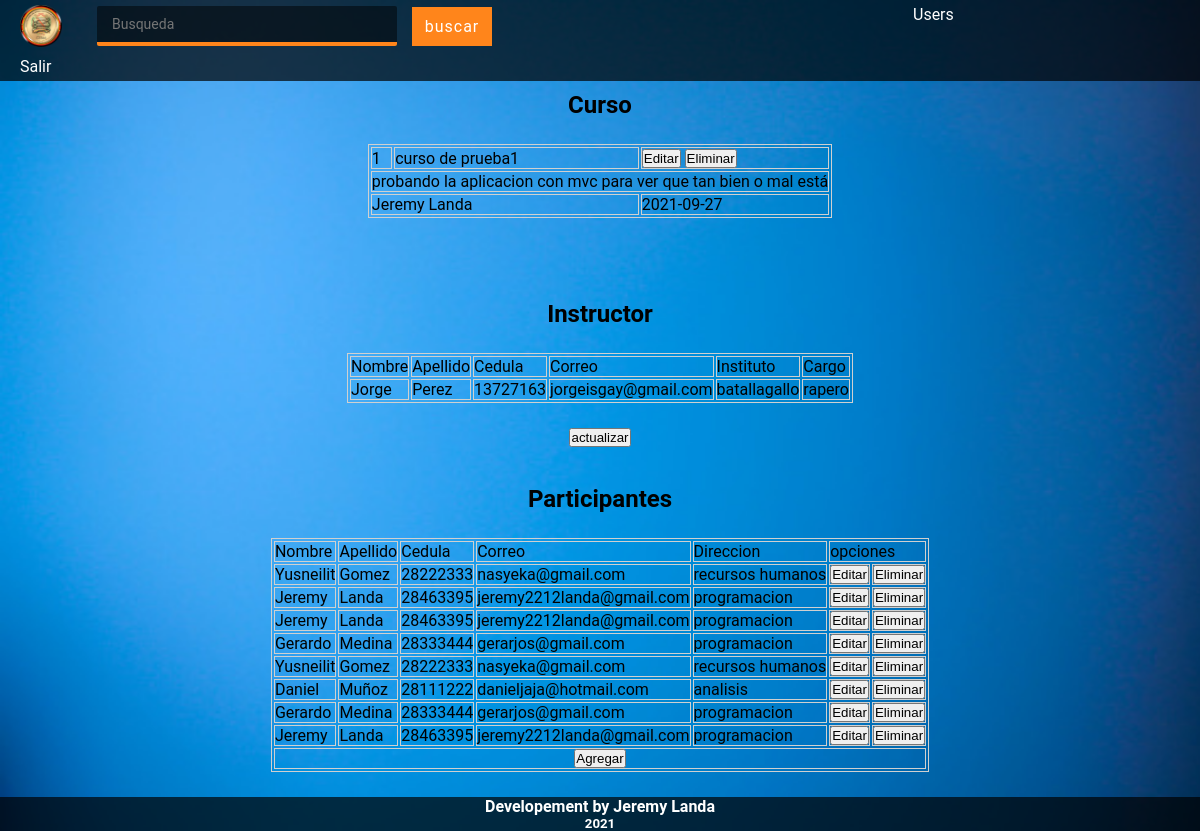
Page /?r=cursos (signed in) on the committed database.
### tables this page shows
CREATE TABLE cursos(
  curso_id INT(9) PRIMARY KEY AUTO_INCREMENT,
  curso_name VARCHAR(80) NOT NULL,
  curso_description TEXT,
  curso_contralor VARCHAR(30),
  curso_fecha DATE,
  FULLTEXT KEY search(curso_name, curso_contralor)
);

CREATE TABLE instructores(
  cedula int(9) PRIMARY KEY,
  nombre VARCHAR(30) NOT NULL,
  apellido VARCHAR(30),
  correo VARCHAR(30),
  instituto VARCHAR(30),
  cargo VARCHAR(30),
  FULLTEXT KEY searchi(nombre, apellido, correo, instituto)
);

CREATE TABLE participantes(
  cedula INT(9) PRIMARY KEY,
  nombre VARCHAR(30) NOT NULL,
  apellido VARCHAR(30),
  correo VARCHAR(30),
  direccion VARCHAR(50),
  FULLTEXT KEY searchparticipantes(nombre, apellido, correo, direccion)
);

### controllers/ViewController.php (called while the page is built)
<?php
class ViewController {
	private static $view_path = './views/';
	public function load_view($view) {
		require_once( self::$view_path . 'header.php' );
		require_once( self::$view_path . $view . '.php' );
		require_once( self::$view_path . 'footer.php' );
	}
}

### index.php (called while the page is built, shortened)
<?php
require_once('./controllers/Autoload.php');
$route = isset($_GET['r']) ? $_GET['r'] : 'home';
$mexflix = new Router($route);

### controllers/Autoload.php (called while the page is built, shortened)
<?php
class Autoload
{
	public function __construct()
	{
		spl_autoload_register(function ($class_name){
			$models_path = './models/' . $class_name . '.php';
			$controllers_path = './controllers/' . $class_name . '.php';
		});
	}
}

### models/Model.php (called while the page is built, shortened)
<?php
abstract class Model {
	private static $db_host = 'localhost';
	private static $db_user = 'root';
	private static $db_pass = '';
	private static $db_name = 'contraloria';
	private static $db_charset = 'utf8';
	private $conn;
	protected $query;
	protected $rows = array();
	public function db_open() {
		$this->conn = new mysqli(
			self::$db_host,
			self::$db_user,
			self::$db_pass,
			self::$db_name
		);
		$this->conn->set_charset(self::$db_charset);
	}
	protected function get_query() {
		$result = $this->conn->query($this->query);
		while( $this->rows[] = $result->fetch_assoc() );
		return array_pop($this->rows);
	}
}

### models/CursosModel.php (called while the page is built, shortened)
<?php
class CursosModel extends Model {
	public function read( $cursos_id = '' ) {
		$this->query = ($cursos_id != '')
    ?"SELECT * FROM cursos WHERE curso_id = $cursos_id"
    :"SELECT * FROM cursos";
		$this->get_query();
		$data = array();
		foreach ($this->rows as $key => $value) {
			array_push($data, $value);
		}
		return $data;
	}
}
?>

### models/CI_Model.php (called while the page is built, shortened)
<?php
class CI_Model extends Model {
	public function read( $ci_id = '' ) {
		$this->query = ($ci_id != '')
    ?"SELECT c.curso_id, c.curso_name, c.curso_fecha, i.nombre, i.apellido, i.cedula, i.correo, i.instituto, i.cargo, ci.ci_id
		FROM cursos AS c
		INNER JOIN curso_instructor AS ci ON c.curso_id = ci.ci_curso
		INNER JOIN instructores as i ON ci.ci_instructor = i.cedula
    WHERE c.curso_id = $ci_id
		ORDER BY i.apellido"
    :"SELECT c.curso_id, c.curso_name, c.curso_fecha, i.nombre, i.apellido, i.cedula, i.correo, i.instituto, i.cargo, ci.ci_id
		FROM cursos AS c
		INNER JOIN curso_instructor AS ci ON c.curso_id = ci.ci_curso
		INNER JOIN instructores as i ON ci.ci_instructor = i.cedula";
		$this->get_query();
		$data = array();
		foreach ($this->rows as $key => $value) {
			array_push($data, $value);
		}
		return $data;
	}
}
?>

### models/CP_Model.php (called while the page is built, shortened)
<?php
class CP_Model extends Model {
	public function read( $cp_id = '' ) {
		$this->query = ($cp_id != '')
    ?"SELECT c.curso_id, c.curso_name, c.curso_fecha, p.nombre, p.apellido, p.cedula, p.correo, p.direccion
		FROM cursos AS c
		INNER JOIN curso_participante AS cp ON c.curso_id=cp.cp_curso
		INNER JOIN participantes as p ON cp.cp_participante=p.cedula
		WHERE c.curso_id = $cp_id
		ORDER BY p.apellido"
    :"SELECT c.curso_id, c.curso_name, c.curso_fecha, p.nombre, p.apellido, p.cedula, p.correo, p.direccion
		FROM cursos AS c
		INNER JOIN curso_participante AS cp ON c.curso_id=cp.cp_curso
		INNER JOIN participantes as p ON cp.cp_participante=p.cedula";
		$this->get_query();
		$data = array();
		foreach ($this->rows as $key => $value) {
			array_push($data, $value);
		}
		return $data;
	}
}
?>

### views/info_curso.php (the view, shortened to what this page needs)
<div align="center">
<?php
$cursos = new CursosModel();
$cp = new CP_Model();
$ci = new CI_Model();
$cursos_datos = $cursos->read($_GET['c']);
$cp_datos = $cp->read($_GET['c']);
$ci_datos = $ci->read($_GET['c']);
  print('<h2>Curso</h2>
  <table class="bordez">
    <tr>
      <td>' . $cursos_datos[0]['curso_id'] . '</td>
      <td>' . $cursos_datos[0]['curso_name'] . '</td>
      <td>
        <form method="post">
          <input type="hidden" name="r" value="edit_curso">
          <input type="hidden" name="c" value="' . $cursos_datos[0]['curso_id'] . '">
          <input type="submit" name="envio" value="Editar">
        </form>
        <form method="post">
          <input type="hidden" name="r" value="delete_curso">
          <input type="hidden" name="c" value="' . $cursos_datos[0]['curso_id'] . '">
          <input type="submit" name="delete" value="Eliminar">
        </form>
      </td>
    </tr>
    <tr>
      <td colspan="3">' . $cursos_datos[0]['curso_description'] . '</td>
    </tr>
    <tr>
      <td colspan="2">' . $cursos_datos[0]['curso_contralor'] . '</td>
      <td>' . $cursos_datos[0]['curso_fecha'] . '</td>
    </tr>
  </table><br><br><br>');
$template = '<h2>Instructor</h2>
<table class="bordez">
  <tr>
    <td>Nombre</td>
    <td>Apellido</td>
    <td>Cedula</td>
    <td>Correo</td>
    <td>Instituto</td>
    <td>Cargo</td>
  </tr>';
if (empty($ci_datos)) {
  $template .= '
  <tr>
  <td>
    <form method="post">
    <input type="text" name="nombre_i" value="" placeholder="Nombre">
  </td>
  <td><input type="text" name="apellido_i" value="" placeholder="apellido"></td>
  <td><input type="text" name="cedula_i" value="" placeholder="cedula"></td>
  <td><input type="text" name="correo_i" value="" placeholder="correo"></td>
  <td><input type="text" name="instituto_i" value="" placeholder="Instituto"></td>
  <td>
    <input type="text" name="cargo_i" value="" placeholder="cargo">
  </td>
  </tr></table>
  <input type="hidden" name="op" value="set_instructor">
  <input type="hidden" name="r" value="info_curso">
  <input type="hidden" name="c" value="'. $_GET['c'] .'">
  <input type="submit" name="envio_i" value="Enviar">
  </form>';
}else {
  $template .= '
  <tr>
  <td>'. $ci_datos[0]['nombre'] .'</td>
  <td>'. $ci_datos[0]['apellido'] .'</td>
  <td>'. $ci_datos[0]['cedula'] .'</td>
  <td>'. $ci_datos[0]['correo'] .'</td>
  <td>'. $ci_datos[0]['instituto'] .'</td>
  <td>'. $ci_datos[0]['cargo'] .'</td>
  </tr>
  </table>
  <form method="post">
  <input type="hidden" name="r" value="info_curso">
  <input type="hidden" name="c" value="'. $_GET['c'] .'">
  <input type="submit" name="actualizar_i" value="actualizar">
  </form>';
}
$template .= '<br><br><br>
<h2>Participantes</h2>
<table class="bordez">
  <tr>
    <td>Nombre</td>
    <td>Apellido</td>
    <td>Cedula</td>
    <td>Correo</td>
    <td>Direccion</td>
    <td colspan="2">opciones</td>
  </tr>';
  foreach ($cp_datos as $key) {
    $template .= '
    <tr>
      <td>'. $key['nombre'] .'</td>
      <td>'. $key['apellido'] .'</td>
      <td>'. $key['cedula'] .'</td>
      <td>'. $key['correo'] .'</td>
      <td>'. $key['direccion'] .'</td>
      <td>
      <form method="post">
        <input type="submit" name=edit_instructor value="Editar">
      </form>
      </td>
      <td>
      <form method="post">
        <input type="submit" name=edit_instructor value="Eliminar">
      </form>
      </td>
    </tr>';
  }
  $template .= '
  <tr>
    <td colspan="7" align="center">
    <form method="post">
      <input type="hidden" name="r" value="add_usuario">
      <input type="submit" name=add_usuario value="Agregar">
    </form>
    </td>
  </tr>
</table>';
  printf($template);
?>

### controllers/Router.php (shortened to what this page needs)
<?php
class Router {
	public function __construct($route) {
		if($_SESSION['ok']) {
			$this->route = isset($_GET['r']) ? $_GET['r'] : 'home';
			$controller = new ViewController();
			switch ($this->route) {
				case 'cursos':
						if ( !isset($_POST['r']) ) $controller->load_view('info_curso');
						else if( ($_POST['r']) == 'info_curso' )  $controller->load_view('info_curso');
						break;
			}
		}
	}
}
?>

### views/header.php (shortened to what this page needs)
<nav>
  <a href='./'>
    <div class="icon"><img src="./img/CEBM.png"></img></div>
  </a>
  <form class="busqueda" action="./?r=search">
    <input type="search" name="search" placeholder="Busqueda" id="separer"></input>
    <input type="submit" name="buscar" id="separador_buscar" value="buscar"></input>
  </form>
  <a href="./?r=users">Users</a>
  <a href="./?r=salir">Salir</a>
</nav>

### views/footer.php (shortened to what this page needs)
<div class="footers">
  <h4>Developement by Jeremy Landa</h4>
  <h5>2021</h5>
</div>

### views/header.php (style rules this page uses)
.bordez { border: 1px solid #d0d0d0; }
td { border: 1px solid #d0d0d0; }
table { margin: 25px auto; }
form { display: inline-block; }
* { margin: 0; padding: 0; -webkit-box-sizing: border-box; -moz-box-sizing: border-box; box-sizing: border-box; color: white; text-decoration: none; }
a { color: #FFF; }
nav { background-color:rgba(0,0,0,.7); margin:0px; margin-bottom:10px; padding:5px 20px; display:grid; grid-template-columns: 52px repeat(4, 1fr); grid-gap: 10px; }
.icon { display: flex; align-items: center; height: 42px; width: 42px; }
.icon img { width: 100%; height: 100%; }
.busqueda { display: flex; align-items: center; grid-column: 2 / 5; }
.busqueda input[type="search"] { outline: none; display: block; width: 300px; padding: 10px 15px; margin: 0 0 20px 0; background: rgba(0,0,0,.5); color: #fff; border: none; border-radius: 2px; border-bottom: 4px solid #ff851b; box-sizing: border-box; font-family: Roboto; font-size: 14px; font-weight:normal; transition: all .5s ease; }
#separer { margin: 0px 15px; }
#separador_buscar { background: #FF851B; color: #FFF; width: 80px; border: none; padding: 10px 0; font-size: 16px; font-weight: normal; font-family: Roboto; letter-spacing: 1px; cursor: pointer; transition: all .5s ease; }
* { color: black; }

### views/footer.php (style rules this page uses)
.footers { text-align: center; margin-top: 15px; background-color: rgba(0,0,0,.7); }
.footers h4, .footers h5 { color: rgb(255,255,255); }

### rows in the picture
cursos: curso_id "1", curso_name "curso de prueba1", curso_description "probando la aplicacion con mvc para ver que tan bien o mal está", curso_contralor "Jeremy Landa", curso_fecha "2021-09-27", participantes.nombre "Yusneilit", participantes.apellido "Gomez", participantes.cedula "28222333", participantes.correo "nasyeka@gmail.com", participantes.direccion "recursos humanos", participantes.nombre "Jeremy", participantes.apellido "Landa", participantes.cedula "28463395", participantes.correo "jeremy2212landa@gmail.com", participantes.direccion "programacion"
instructores: nombre "Jorge", apellido "Perez", cedula "13727163", correo "jorgeisgay@gmail.com", instituto "batallagallo", cargo "rapero"
cursos: participantes.nombre "Jeremy", participantes.apellido "Landa", participantes.cedula "28463395", participantes.correo "jeremy2212landa@gmail.com", participantes.direccion "programacion", participantes.nombre "Gerardo", participantes.apellido "Medina", participantes.cedula "28333444", participantes.correo "gerarjos@gmail.com", participantes.nombre "Yusneilit", participantes.apellido "Gomez", participantes.cedula "28222333", participantes.correo "nasyeka@gmail.com", participantes.direccion "recursos humanos", participantes.nombre "Daniel", participantes.apellido "Muñoz", participantes.cedula "28111222", participantes.correo "danieljaja@hotmail.com", participantes.direccion "analisis"
cursos: participantes.nombre "Gerardo", participantes.apellido "Medina", participantes.cedula "28333444", participantes.correo "gerarjos@gmail.com", participantes.direccion "programacion", participantes.nombre "Jeremy", participantes.apellido "Landa", participantes.cedula "28463395", participantes.correo "jeremy2212landa@gmail.com"
